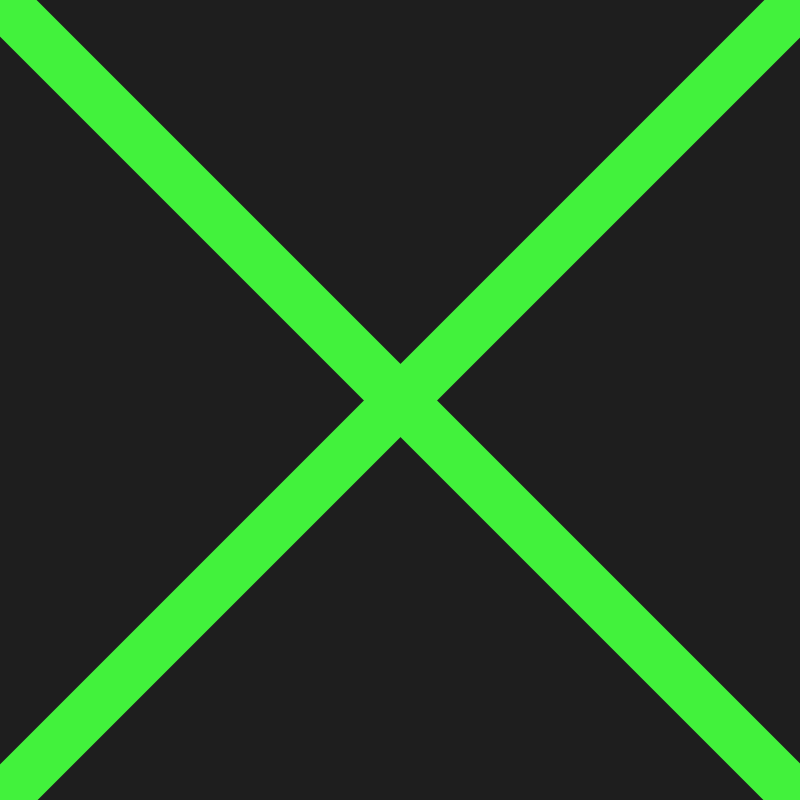
Frame 1 (no input)
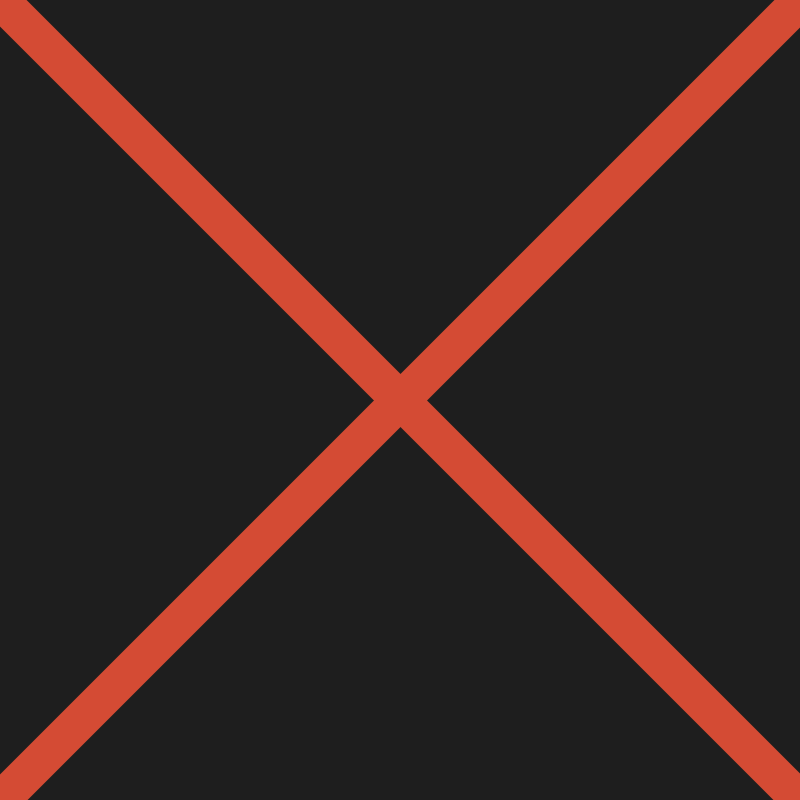
Frame 60 (the mouse pressed at the canvas centre just before this capture)
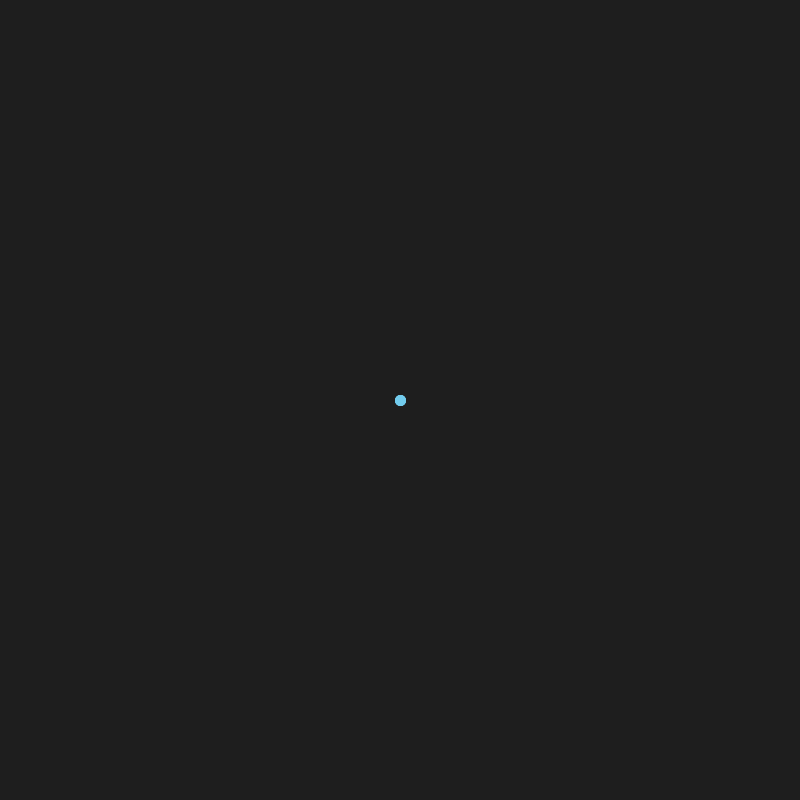
Frame 120 (the mouse held since frame 60 and released just before this capture)

The Processing sketch that drew these frames (run headless with seeded random() and noise(); from frame 60 on, the mouse is pressed at the canvas centre):

// Processing sketch: cours1_formes_symetrie
// ── cours1_formes_symetrie.pde

//fonction de démarrage
void setup() {
  //dimension de la fenếtre
  size(800, 800);  
  background(60);
  frameRate(60);
}

//fonction infinie (boucle)
void draw(){
  background(30);
  /*
  fill(random(255));
  //x,y,largeur,hauteur
  rect(random(width),random(height),60,60);
  */
  strokeWeight(random(80));
  stroke(random(255),random(255),random(255));
  line(width/2,height/2,mouseX,mouseY);
  line(width/2,height/2,width-mouseX,mouseY);
  line(width/2,height/2,width-mouseX,height-mouseY);
  line(width/2,height/2,mouseX,height-mouseY);
}
